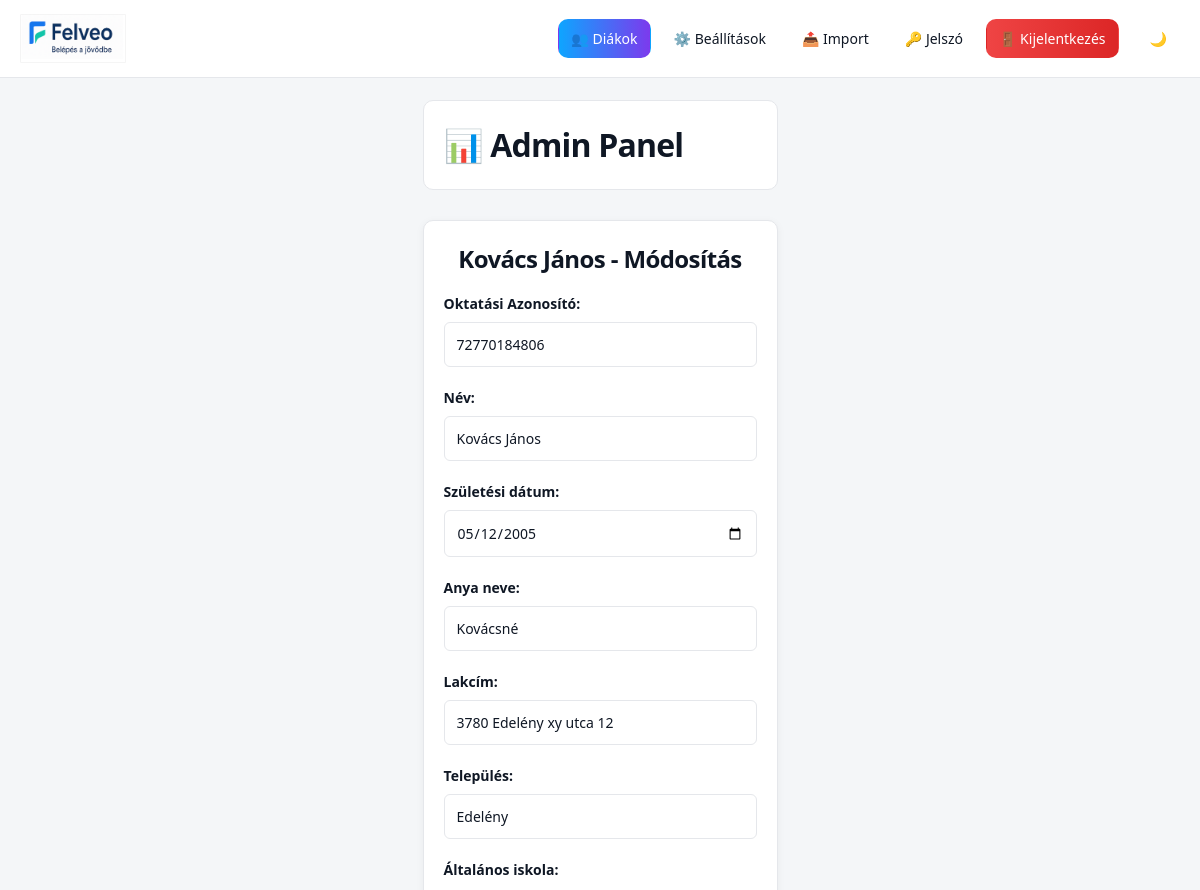
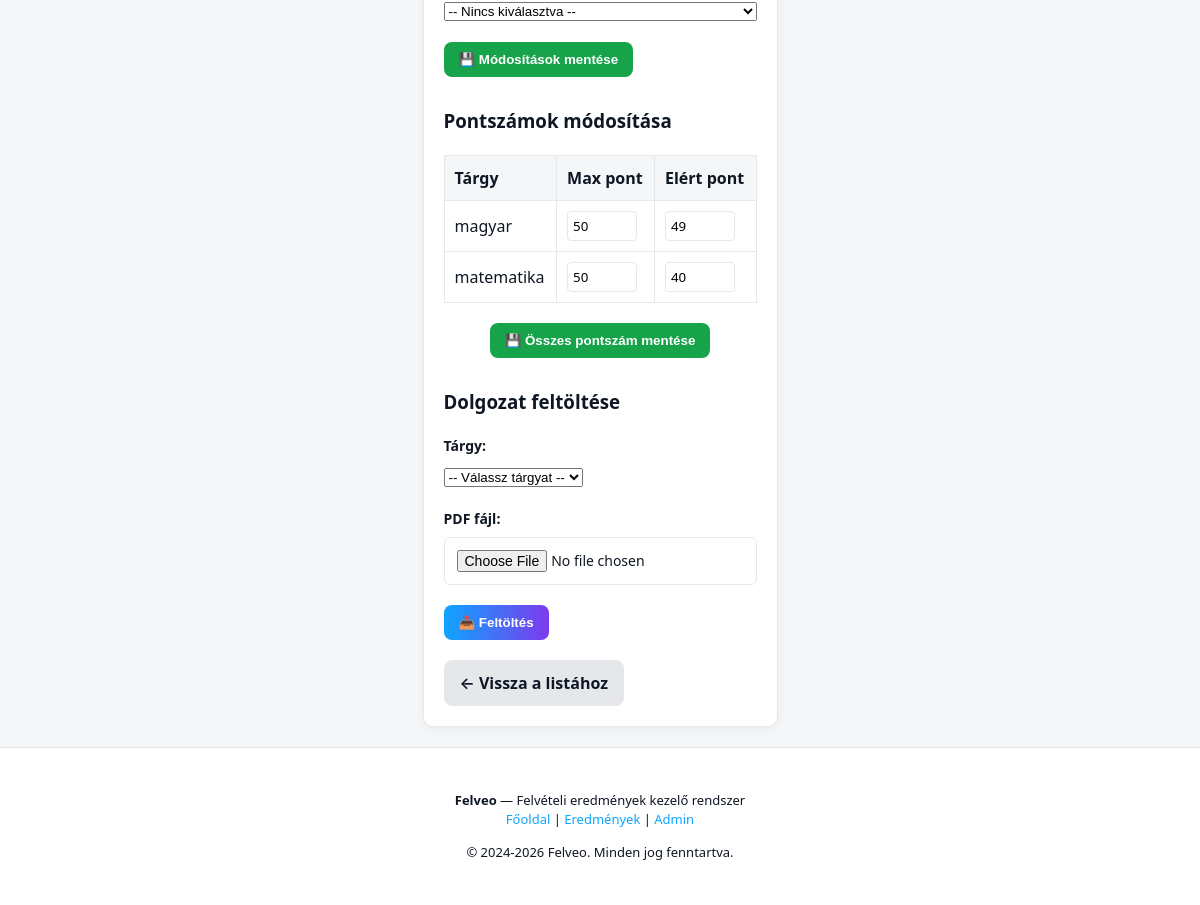
The app's page /admin_dashboard.php?action=edit&okt=72770184806 (signed in) with its own data (2 pictures, top to bottom).
### tables this page shows
CREATE TABLE `szemelyek` (
  `oktatasi_azonosito` char(11) NOT NULL,
  `nev` varchar(100) NOT NULL,
  `szuletesi_ido` date NOT NULL,
  `alt_iskola_om` char(6) DEFAULT NULL,
  `lakcim` varchar(200) NOT NULL,
  `anyja_neve` varchar(100) NOT NULL,
  `email` varchar(150) NOT NULL,
  `jelszo_hash` varchar(255) NOT NULL,
  `is_placeholder` tinyint(1) NOT NULL DEFAULT 0,
  `telepules` varchar(100) DEFAULT NULL
);

CREATE TABLE `eredmenyek` (
  `id` int(11) NOT NULL,
  `oktatasi_azonosito` char(11) NOT NULL,
  `targy_id` int(11) DEFAULT NULL,
  `max_pont_magyar` int(11) DEFAULT 50,
  `max_pont_matematika` int(11) DEFAULT 50
);

CREATE TABLE `targyak` (
  `id` int(11) NOT NULL,
  `nev` varchar(50) NOT NULL
);

CREATE TABLE `pontok` (
  `eredmeny_id` int(11) NOT NULL,
  `ponttipus_id` int(11) NOT NULL,
  `ertek` int(11) NOT NULL
);

### admin_dashboard.php (the view, shortened to what this page needs)
<?php
require 'config.php';
$action = $_GET['action'] ?? '';
if ($action === 'edit' && isset($_GET['okt'])) {
    $okt = $_GET['okt'];
    $student_stmt = $pdo->prepare("SELECT * FROM szemelyek WHERE oktatasi_azonosito = ?");
    $student_stmt->execute([$okt]);
    $student = $student_stmt->fetch(PDO::FETCH_ASSOC);
    $results_stmt = $pdo->prepare("
        SELECT
            e.id,
            e.oktatasi_azonosito,
            e.targy_id,
            t.nev as targy_nev,
            e.max_pont_magyar,
            e.max_pont_matematika,
            p.ertek
        FROM eredmenyek e
        JOIN targyak t ON e.targy_id = t.id
        LEFT JOIN pontok p ON e.id = p.eredmeny_id
            AND p.ponttipus_id = (SELECT id FROM ponttipusok WHERE nev = 'elert_pont')
        WHERE e.oktatasi_azonosito = ?
    ");
    $results_stmt->execute([$okt]);
    $results = $results_stmt->fetchAll(PDO::FETCH_ASSOC);
}
?>
<!DOCTYPE html>
<html lang="hu">
<head>
    <link rel="stylesheet" href="style.css">
</head>
<body>
    <?php require 'navbar.php'; ?>
    <div class="admin-container">
        <div class="header">
            <h1>📊 Admin Panel</h1>
        </div>
        <?php if ($action === 'edit' && isset($student)): ?>
            <div class="edit-form-wrapper">
                <h2><?php echo htmlspecialchars($student['nev']); ?> - Módosítás</h2>
                <form method="POST" class="form-section">
                    <div class="form-group">
                        <label>Oktatási Azonosító:</label>
                        <input type="text" value="<?php echo $student['oktatasi_azonosito']; ?>" disabled>
                    </div>
                    <div class="form-group">
                        <label>Név:</label>
                        <input type="text" name="nev" value="<?php echo htmlspecialchars($student['nev']); ?>" required>
                    </div>
                    <div class="form-group">
                        <label>Születési dátum:</label>
                        <input type="date" name="szuletesi_ido" value="<?php echo $student['szuletesi_ido']; ?>">
                    </div>
                    <div class="form-group">
                        <label>Anya neve:</label>
                        <input type="text" name="anyja_neve" value="<?php echo htmlspecialchars($student['anyja_neve']); ?>">
                    </div>
                    <div class="form-group">
                        <label>Lakcím:</label>
                        <input type="text" name="lakcim" value="<?php echo htmlspecialchars($student['lakcim'] ?? ''); ?>">
                    </div>
                    <div class="form-group">
                        <label>Település:</label>
                        <input type="text" name="telepules" value="<?php echo htmlspecialchars($student['telepules'] ?? ''); ?>">
                    </div>
                    <div class="form-group">
                        <label>Általános iskola:</label>
                        <select name="alt_iskola_om">
                            <option value="">-- Nincs kiválasztva --</option>
                        </select>
                    </div>
                    <button type="submit" class="btn-success">💾 Módosítások mentése</button>
                </form>
                <?php if (!empty($results)): ?>
                    <h3>Pontszámok módosítása</h3>
                    <form method="POST">
                        <table class="points-table">
                            <thead>
                                <tr>
                                    <th>Tárgy</th>
                                    <th>Max pont</th>
                                    <th>Elért pont</th>
                                </tr>
                            </thead>
                            <tbody>
                                <?php
                                    foreach ($results as $result):
                                ?>
                                            <tr>
                                                <td><?php echo htmlspecialchars($result['targy_nev']); ?></td>
                                                <td>
                                                    <?php if ($result['targy_id'] == 1): ?>
                                                        <input type="number" name="max_magyar[<?php echo $result['id']; ?>]" value="<?php echo $result['max_pont_magyar']; ?>" placeholder="Max magyar">
                                                    <?php elseif ($result['targy_id'] == 2): ?>
                                                        <input type="number" name="max_mate[<?php echo $result['id']; ?>]" value="<?php echo $result['max_pont_matematika']; ?>" placeholder="Max matek">
                                                    <?php else: ?>
                                                        -
                                                    <?php endif; ?>
                                                </td>
                                                <td>
                                                    <input type="number" name="pont[<?php echo $result['id']; ?>]" value="<?php echo $result['ertek'] ?? ''; ?>" placeholder="Elért pont">
                                                </td>
                                            </tr>
                                        <?php endforeach; ?>
                            </tbody>
                        </table>
                        <div class="button-group-center" style="margin-top: 20px;">
                            <button type="submit" class="btn-success">💾 Összes pontszám mentése</button>
                        </div>
                    </form>
                <?php endif; ?>
                <h3 class="section-title">Dolgozat feltöltése</h3>
                <form method="POST" enctype="multipart/form-data">
                    <div class="form-group">
                        <label>Tárgy:</label>
                        <select name="targy_id" required>
                            <option value="">-- Válassz tárgyat --</option>
                        </select>
                    </div>
                    <div class="form-group">
                        <label>PDF fájl:</label>
                        <input type="file" name="dokumentum" accept=".pdf" required>
                    </div>
                    <button type="submit" class="btn-info">📤 Feltöltés</button>
                </form>
                <div class="back-button-wrapper">
                    <a href="admin_dashboard.php" class="btn-secondary">← Vissza a listához</a>
                </div>
            </div>
        <?php endif; ?>
    </div>
    <?php require 'footer.php'; ?>
</body>
</html>

### style.css (style rules this page uses)
:root { --bg: #f4f6f8; --card-bg: #ffffff; --text: #0f1724; --primary: #0ea5ff; --logo-filter: none; --logo-filter-dark: invert(1) brightness(1.15) saturate(1.1); --primary-2: #7c3aed; --primary-hover: #0284c7; --border: #e5e7eb; --success: #16a34a; --error: #dc2626; --transition: all 0.3s ease; }
*, *::before, *::after { box-sizing: border-box; -webkit-tap-highlight-color: transparent; }
body { margin: 0; padding: 80px 0 0 0; font-family: "Segoe UI", system-ui, -apple-system, sans-serif; background: var(--bg); color: var(--text); min-height: 100vh; display: flex; flex-direction: column; line-height: 1.5; }
h1, h2 { margin: 0 0 16px 0; font-weight: 700; letter-spacing: -0.025em; text-align: center; }
.form-group { margin-bottom: 20px; }
.form-group label { display: block; font-weight: 600; margin-bottom: 8px; font-size: 14px; }
.form-group input { width: 100%; padding: 12px; border: 1px solid var(--border); border-radius: 6px; font-size: 14px; font-family: inherit; background: var(--card-bg); color: var(--text); }
.admin-container { max-width: 1400px; margin: 0 auto; padding: 20px; }
.header { display: flex; justify-content: space-between; align-items: center; margin-bottom: 30px; background: var(--card-bg); padding: 20px; border-radius: 10px; border: 1px solid var(--border); }
.header h1 { margin: 0; }
.form-section { margin-bottom: 30px; }
.section-title { margin-top: 30px; }
.edit-form-wrapper { background: var(--card-bg); padding: 20px; border-radius: 10px; border: 1px solid var(--border); box-shadow: 0 2px 8px rgba(0,0,0,0.05); }
.edit-form-wrapper h2 { margin-top: 0; }
.points-table { width: 100%; border-collapse: collapse; margin-top: 20px; }
.points-table thead { background: var(--bg); }
.points-table th, .points-table td { padding: 10px; border: 1px solid var(--border); }
.points-table th { font-weight: 600; text-align: left; color: var(--text); }
.points-table input { width: 70px; padding: 5px; border: 1px solid var(--border); border-radius: 4px; font-family: inherit; }
.btn-success { background: var(--success); color: white; padding: 10px 15px; border: none; border-radius: 8px; cursor: pointer; font-weight: 600; transition: all 0.3s ease; }
.btn-info { background: linear-gradient(90deg, var(--primary), var(--primary-2)); color: white; padding: 10px 15px; border: none; border-radius: 8px; cursor: pointer; font-weight: 600; transition: all 0.3s ease; }
.btn-secondary { background: var(--card-bg); color: var(--text); border: 1px solid var(--border); padding: 10px 15px; border-radius: 8px; cursor: pointer; text-decoration: none; display: inline-block; font-weight: 600; transition: all 0.3s ease; }
.back-button-wrapper { margin-top: 20px; }
.btn-secondary { background: var(--border); color: var(--text); }
.button-group-center { display: flex; gap: 12px; justify-content: center; flex-wrap: wrap; }

### records on screen
szemelyek: nev "Kovács János", oktatasi_azonosito "72770184806", szuletesi_ido "05/12/2005", anyja_neve "Kovácsné", lakcim "3780 Edelény xy utca 12", telepules "Edelény"
eredmenyek: targy.nev "magyar", max_pont_magyar "50", ertek "49"
eredmenyek: targy.nev "matematika", max_pont_matematika "50", ertek "40"
